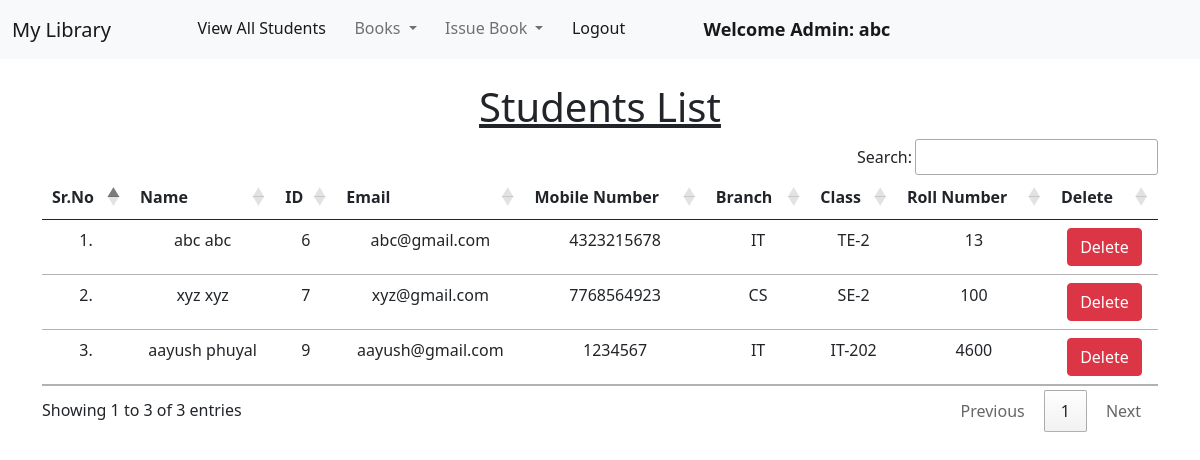
Page /view_students/ (signed in) on the committed database.
### library/models.py (models this page shows, shortened)
class Student(models.Model):
    user = models.OneToOneField(User, on_delete=models.CASCADE)
    classroom = models.CharField(max_length=10)
    branch = models.CharField(max_length=10)
    roll_no = models.CharField(max_length=3, blank=True)
    phone = models.CharField(max_length=10, blank=True)
    image = models.ImageField(upload_to="", blank=True)

### library/views.py (the view)
# urls.py: path("view_students/", views.view_students, name="view_students"),
@login_required(login_url = '/admin_login')
def view_students(request):
    students = Student.objects.all()
    return render(request, "view_students.html", {'students':students})

### library/templates/view_students.html (shortened to what this page needs)
{% extends 'admin_navbar.html' %}
{% load static %}
{% block body %}
<div class="container mt-4">
    <h1 class="text-center"><u>Students List</u></h1>
    <table class="table table-hover" id="example">
        <thead>
            <tr class="text-center">
                <th>Sr.No</th>
                <th>Name</th>
                <th>ID</th>
                <th>Email</th>
                <th>Mobile Number</th>
                <th>Branch</th>
                <th>Class</th>
                <th>Roll Number</th>
                <th>Delete</th>
            </tr>
        </thead>
        <tbody>
            {% for student in students %}
            <tr class="text-center">
                <td>{{forloop.counter}}.</td>
                <td>{{student.user.get_full_name}}</td>
                <td>{{student.user.id}}</td>
                <td>{{student.user.email}}</td>
                <td>{{student.phone}}</td>
                <td>{{student.branch}}</td>
                <td>{{student.classroom}}</td>
                <td>{{student.roll_no}}</td>
                <td><a href="/delete_student/{{student.id}}/" class="btn btn-danger" onclick="return confirm('Are you sure you want to delete this student?')">Delete</a></td>
            </tr>
            {% endfor %}
        </tbody>
    </table>
    </div>
{% endblock %}

### library/templates/admin_navbar.html (shortened to what this page needs)
<!doctype html>
<html lang="en">
  <head>
    <link href="https://cdn.jsdelivr.net/npm/bootstrap@5.1.0/dist/css/bootstrap.min.css" rel="stylesheet">
    <link rel="stylesheet" href="https://cdn.datatables.net/1.10.25/css/jquery.dataTables.min.css">
    <link rel="stylesheet" href="https://cdn.datatables.net/buttons/1.7.1/css/buttons.dataTables.min.css">
  </head>
  <body>
    <nav class="navbar navbar-expand-lg navbar-light bg-light">
        <div class="container-fluid">
          <a class="navbar-brand" href="#">My Library</a>
          <div class="collapse navbar-collapse" id="navbarSupportedContent">
            <ul class="navbar-nav me-auto mb-2 mb-lg-0">
              <li class="nav-item">
                <a class="nav-link active" aria-current="page" href="/view_students/">View All Students</a>
              </li>
              <li class="nav-item dropdown">
                <a class="nav-link dropdown-toggle" href="#" id="navbarDropdown" role="button" data-bs-toggle="dropdown" aria-expanded="false">
                  Books
                </a>
              </li>
              <li class="nav-item dropdown">
                <a class="nav-link dropdown-toggle" href="#" id="navbarDropdown" role="button" data-bs-toggle="dropdown" aria-expanded="false">
                  Issue Book
                </a>
              </li>
              <li class="nav-item">
                <a class="nav-link active" aria-current="page" href="/logout/">Logout</a>
              </li>
              <li class="nav-item">
                <a style="font-weight:600; font-family:'Segoe UI', Tahoma, Geneva, Verdana, sans-serif; font-size: large;" class="nav-link active" href="#">Welcome Admin: {{request.user}}</a>
              </li>
            </ul>
          </div>
        </div>
      </nav>
      {% block body %}
      {% endblock %}
  </body>
</html>

### rows in the picture
Student: user.get_full_name "abc abc", user.id "6", user.email "abc@gmail.com", phone "4323215678", branch "IT", classroom "TE-2", roll_no "13"
Student: user.get_full_name "xyz xyz", user.id "7", user.email "xyz@gmail.com", phone "7768564923", branch "CS", classroom "SE-2", roll_no "100"
Student: user.get_full_name "aayush phuyal", user.id "9", user.email "aayush@gmail.com", phone "1234567", branch "IT", classroom "IT-202", roll_no "4600"

### other values in the picture
{{ request.user }} "abc"
